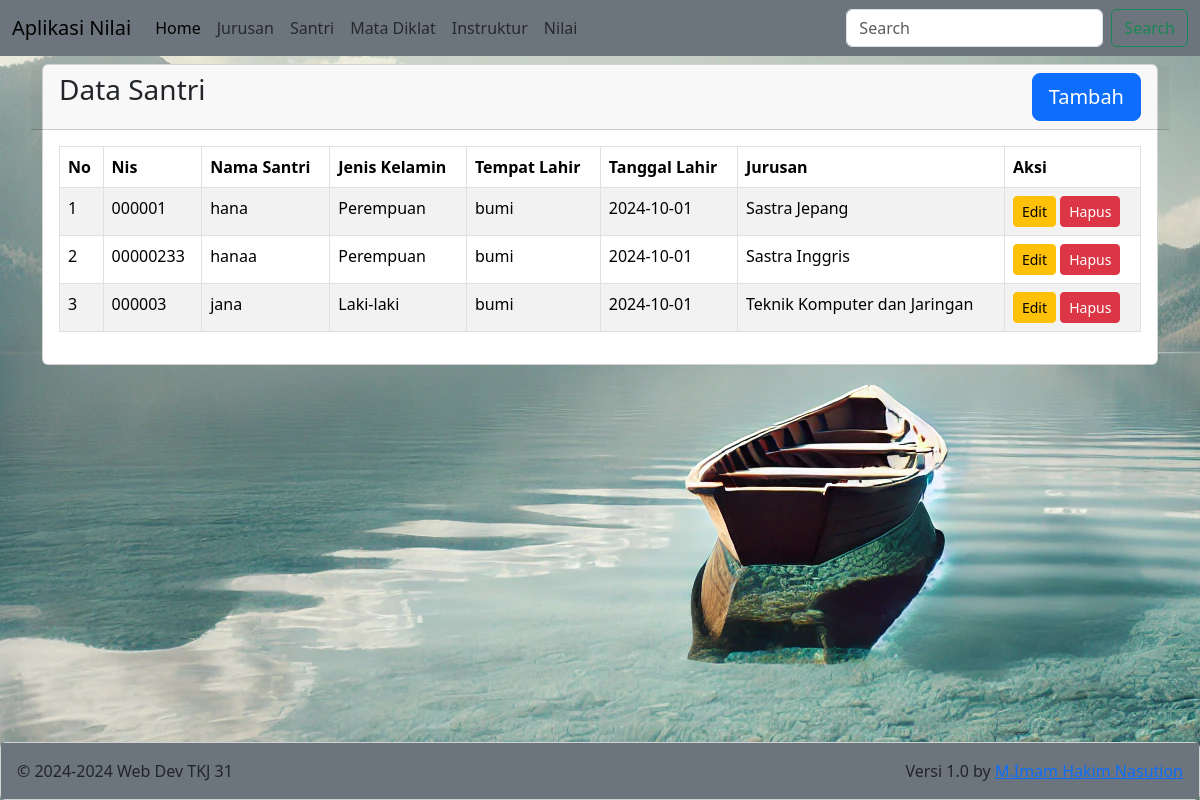
The page /?m=santri on the database its author committed.
### tables this page shows
CREATE TABLE `students` (
  `id` int(11) NOT NULL,
  `nis` varchar(10) NOT NULL,
  `name` varchar(100) DEFAULT NULL,
  `gender` varchar(10) DEFAULT NULL,
  `pob` varchar(75) DEFAULT NULL,
  `dob` date DEFAULT NULL,
  `major_id` int(11) NOT NULL
);

CREATE TABLE `majors` (
  `id` int(11) NOT NULL,
  `name` varchar(75) DEFAULT NULL,
  `capacity` int(11) DEFAULT NULL,
  `fill` int(11) DEFAULT NULL
);

### santri/view.php (the view)
<div class="row">
    <div class="col-12">
        <div class="card">
            <div class="card-header row">
                <div class="card-title h3 col-8">Data Santri</div>
                <div class="col-4">
                    <a href="?m=santri&s=add" class="btn btn-lg btn-primary float-end">Tambah</a>
                </div>
            </div>
            <div class="card-body">
                <table class="table table-bordered table-striped table-hover">
                    <thead>
                        <tr>
                            <th>No</th>
                            <th>Nis</th>
                            <th>Nama Santri</th>
                            <th>Jenis Kelamin</th>
                            <th>Tempat Lahir</th>
                            <th>Tanggal Lahir</th>
                            <th>Jurusan</th>
                            <th>Aksi</th>
                        </tr>
                    </thead>
                    <tbody>
                        <?php
                        include_once('config.php');
                        $sql = "SELECT students.id AS ids, students.nis, students.name AS names, students.gender, students.pob, students.dob, majors.name  AS namem FROM students JOIN majors ON majors.id=students.major_id";
                        $result = mysqli_query($con, $sql);
                        if (mysqli_num_rows($result)) {
                            $no=1;
                            while ($r = mysqli_fetch_assoc($result)) {
                            echo '<tr>
                                <td>'.$no.'</td>
                                <td>'.$r['nis'].'</td>
                                <td>'.$r['names'].'</td>
                                <td>'.$r['gender'].'</td>
                                <td>'.$r['pob'].'</td>
                                <td>'.$r['dob'].'</td>
                                <td>'.$r['namem'].'</td>
                                <td>
                                    <a href="?m=santri&s=edit&id='.$r['ids'].'" class="btn btn-warning btn-sm">Edit</a>
                                    <a href="?m=santri&s=delete&id='.$r['ids'].'" class="btn btn-danger btn-sm" onclick="return confirm(\'Yakin santri akan dihapus?, Menghapus santri akan menghilangkan semua data santri pada santri tersebut\')">Hapus</a>
                                </td>
                            </tr>';
                            $no++;
                            }
                        } else {
                            echo '<tr>
                                <td colspan="8" align="center">Data Kosong</td>
                            </tr>';
                        }
                        ?>
                    </tbody>
                </table>
            </div>
        </div>
    </div>
</div>

### rows shown on the page
students: nis "000001", name "hana", gender "Perempuan", pob "bumi", dob "2024-10-01", major.name "Sastra Jepang"
students: nis "00000233", name "hanaa", gender "Perempuan", pob "bumi", dob "2024-10-01", major.name "Sastra Inggris"
students: nis "000003", name "jana", gender "Laki-laki", pob "bumi", dob "2024-10-01", major.name "Teknik Komputer dan Jaringan"
